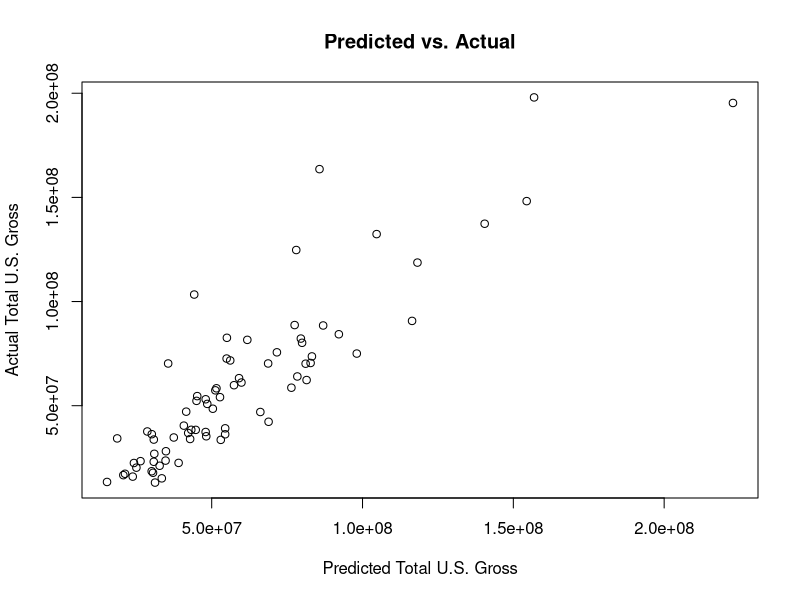

Source code (R):
## ---- chunk 1
# Load necessary libraries
library(readxl)
## ---- chunk 2
# Read the Excel file
data <- read_excel("HollywoodRules_Data.xls", sheet = "Exhibit 1")

# View the data
View(data)
## ---- chunk 3
# Display column names
colnames(data)
## ---- chunk 4
# Perform linear regression
model <- lm(data$`Total U.S. Gross` ~ data$`Opening Gross`, data = data)

# Display regression summary
summary(model)
## ---- chunk 5
# Assuming `data` is your dataframe
data$InteractionTerm <- data$`Opening Gross` * data$`Budget`

# Re-run the regression with the interaction term
model_with_interaction <- lm(`Total U.S. Gross` ~ `Opening Gross` + `Budget` + InteractionTerm, data=data)

# Check the summary of the new model
summary(model_with_interaction)
## ---- chunk 6

# Step 1: Compare Estimated Slope
estimated_slope <- coef(model_with_interaction)["`Opening Gross`"]
age_old_wisdom_slope <- 4

# Print comparison
print(paste("Estimated Slope:", estimated_slope))
print(paste("Age-Old Wisdom Slope:", age_old_wisdom_slope))

# Step 2: Statistical Significance
p_value_opening_gross <- summary(model_with_interaction)$coefficients["`Opening Gross`", "Pr(>|t|)"]

# Print p-value
print(paste("P-value for Opening Gross:", p_value_opening_gross))

# Step 3: Consider Practical Significance (based on domain knowledge)

# Step 4: Check Model Fit
r_squared <- summary(model_with_interaction)$adj.r.squared

# Print R-squared
print(paste("Adjusted R-squared:", r_squared))

# Step 5: Examine Residuals (optional)

# Step 6: Plot Predicted vs. Actual
predicted <- predict(model_with_interaction)
actual <- data$`Total U.S. Gross`

plot(predicted, actual, main="Predicted vs. Actual", xlab="Predicted Total U.S. Gross", ylab="Actual Total U.S. Gross")


